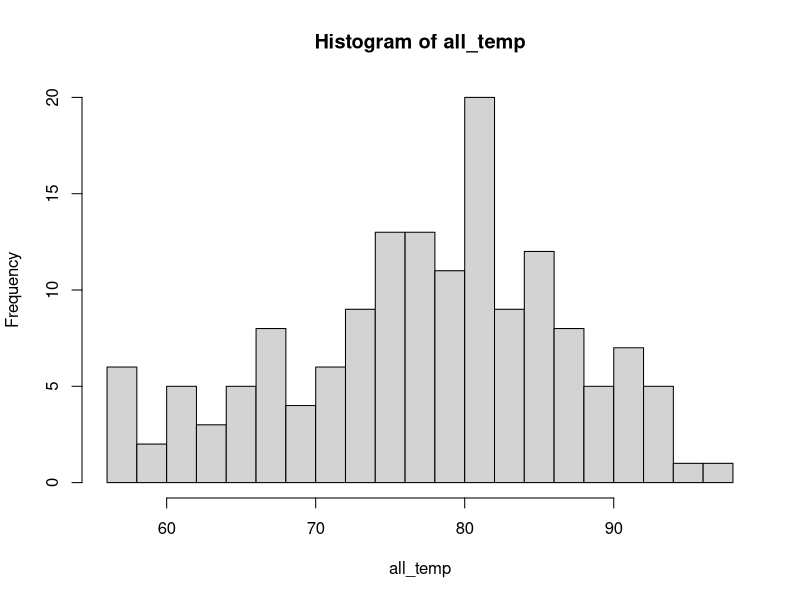
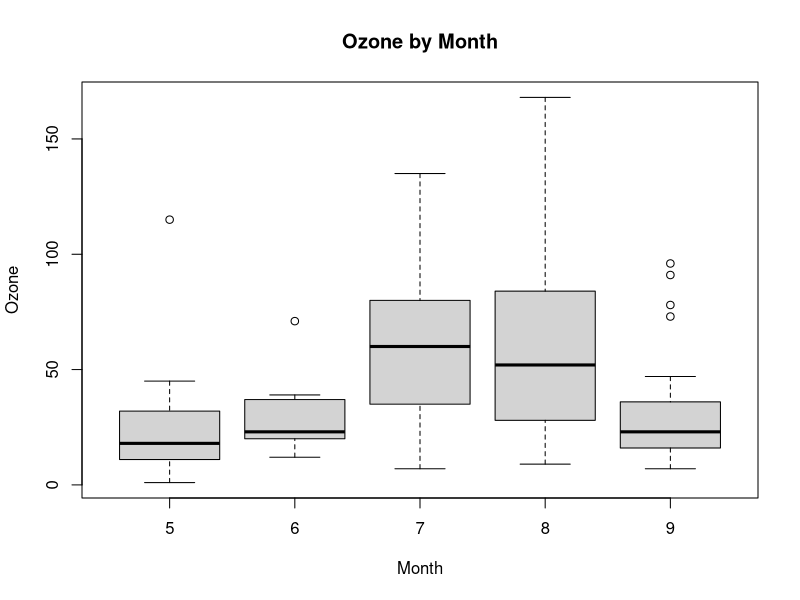
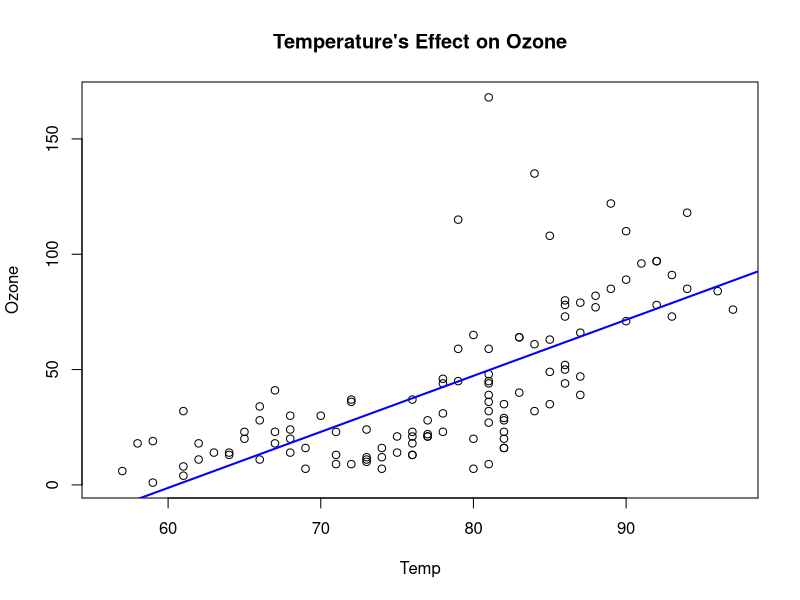

The R source for these figures, in order:
library(dplyr)
# -------- Part 1 -------
# 1.
my_df = airquality
# 2.
str(my_df)

# 3.
names(my_df)

# 4.
my_df_temp = select(my_df, "Temp")

# 6.
temp_mean = c()
temp_median = c()
temp_sd = c()
for (m in 5:9) {
  single_month = my_df[my_df$Month == m,"Temp"]
  temp_mean = append(temp_mean, mean(single_month))
  temp_median = append(temp_median, median(single_month))
  temp_sd = append(temp_sd, sd(single_month))
}

monthly_temp_df = data.frame(
  Month = c(5:9),
  Mean = temp_mean,
  Median = temp_median,
  SD = temp_sd
)

# 7.
all_temp = my_df$Temp
overall_temp_df = data.frame(
  Mean = mean(all_temp),
  Median = median(all_temp),
  SD = sd(all_temp)
)

# -------- Part 2 -------

# 1. histogram of temperature
all_temp_hist = hist(all_temp, breaks = 20)

# 2. Boxplot of ozone by month
ozone_monthly_box = boxplot(my_df$Ozone ~ my_df$Month,
        main = "Ozone by Month",
        xlab = "Month",
        ylab = "Ozone"
)

# 3. Scatterplot of temp vs ozone
all_ozone = my_df$Ozone

plot(x = all_temp, y = all_ozone,
     main = "Temperature's Effect on Ozone",
     xlab = "Temp",
     ylab = "Ozone")
abline(lm(Ozone ~ Temp, data = my_df), col = "blue", lwd = 2)

# 4.
# The probability that the temperature during these months is less than 70:
pnorm(q = 70, mean = mean(all_temp), sd = sd(all_temp), lower.tail = T)

# The probability that the temperature during these months is greater than 85:
pnorm(q = 85, mean = mean(all_temp), sd = sd(all_temp), lower.tail = F)

# The probability that the temperature during these months is less than 90 and 
# greater than 75:
pnorm(q = 90, mean = mean(all_temp), sd = sd(all_temp), lower.tail = T) -
  pnorm(q = 75, mean = mean(all_temp), sd = sd(all_temp), lower.tail = T)

# z scores for all temp values
overall_temp_mean = overall_temp_df$Mean
overall_temp_sd = overall_temp_df$SD

my_df$z_score = (my_df$Temp - overall_temp_mean)/overall_temp_sd
